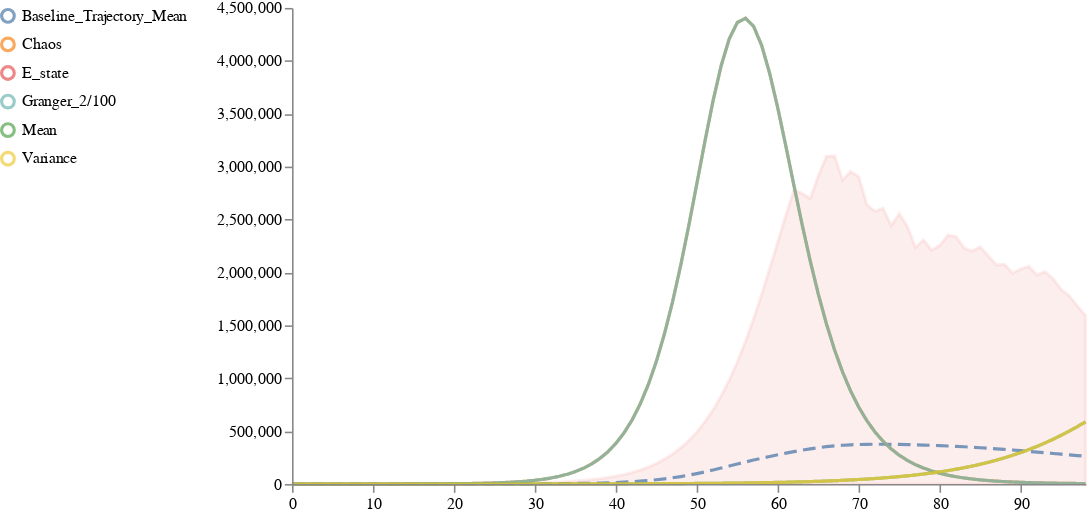

The notebook cell saved with this chart:
### Code cell
def save_result(data, name, ref_ext):
    """Save new reference files"""
    _output_root = 'output'
    mode = "w" if ref_ext == "svg" else "wb"
    with open(os.path.join(_output_root, f"{name}.{ref_ext}"), mode) as f:
        f.write(data)

result1 = pyciemss.sample(model1, end_time, logging_step_size, num_samples, start_time=start_time)

distribution = result1["data"][['timepoint_id', 'sample_id', "E_state"]]
# Plot results for all states
# schema = plots.trajectories(result1["data"], keep=".*_state")
examplary_line, trajectory_dict = pyciemss.visuals.trajectories.select_traces(distribution, kmean=True, n_cluster = 3)
examplary_line = examplary_line.reset_index()
examplary_lines_pivot = examplary_line[['examplary_line', 'mean_trajectory', 'timepoint', 'select_by']].pivot_table(
values="examplary_line", index = ["timepoint", 'mean_trajectory'], columns="select_by"
)
examplary_lines_pivot = examplary_lines_pivot.reset_index()

examplary_lines_pivot = examplary_lines_pivot.rename(columns = {'mean_trajectory': 'Baseline_Trajectory_Mean'})
display(examplary_lines_pivot.head())
schema = plots.trajectories(distribution, traces = examplary_lines_pivot, keep=["E_state", "I_state", "R_state", "D_state"])
path = "{}".format("wide")
image = plots.ipy_display(schema, format="PNG").data
save_result(image, path, "png")
plots.ipy_display(schema, format="interactive")

### Figure 1 — Vega specification as saved in the notebook (floating-point values rounded to 4 significant figures; data arrays with more than 128 entries replaced by an {"elided": "..."} marker saying what was removed)
{"$schema": "https://vega.github.io/schema/vega/v5.json", "axes": [{"name": "x_axis", "orient": "bottom", "scale": "xscale", "zindex": 100}, {"name": "y_axis", "orient": "left", "scale": "yscale", "zindex": 100}], "background": "white", "data": [{"name": "distributions", "transform": [{"sort": {"field": ["trajectory", "timepoint"]}, "type": "collect"}], "values": [{"lower": 31.82, "timepoint": 0, "trajectory": "E_state", "upper": 38.76}, {"lower": 25.71, "timepoint": 1, "trajectory": "E_state", "upper": 41.62}, {"lower": 21.05, "timepoint": 2, "trajectory": "E_state", "upper": 47.47}, {"lower": 17.4, "timepoint": 3, "trajectory": "E_state", "upper": 55.94}, {"lower": 14.48, "timepoint": 4, "trajectory": "E_state", "upper": 66.31}, {"lower": 12.1, "timepoint": 5, "trajectory": "E_state", "upper": 80.16}, {"lower": 10.15, "timepoint": 6, "trajectory": "E_state", "upper": 95.85}, {"lower": 8.539, "timepoint": 7, "trajectory": "E_state", "upper": 116.7}, {"lower": 7.193, "timepoint": 8, "trajectory": "E_state", "upper": 142.3}, {"lower": 6.073, "timepoint": 9, "trajectory": "E_state", "upper": 172.9}, {"lower": 5.141, "timepoint": 10, "trajectory": "E_state", "upper": 209.7}, {"lower": 4.357, "timepoint": 11, "trajectory": "E_state", "upper": 254.6}, {"lower": 3.694, "timepoint": 12, "trajectory": "E_state", "upper": 312.5}, {"lower": 3.134, "timepoint": 13, "trajectory": "E_state", "upper": 383.3}, {"lower": 2.659, "timepoint": 14, "trajectory": "E_state", "upper": 467.5}, {"lower": 2.257, "timepoint": 15, "trajectory": "E_state", "upper": 569.9}, {"lower": 1.916, "timepoint": 16, "trajectory": "E_state", "upper": 693.9}, {"lower": 1.627, "timepoint": 17, "trajectory": "E_state", "upper": 843.6}, {"lower": 1.381, "timepoint": 18, "trajectory": "E_state", "upper": 1026.0}, {"lower": 1.173, "timepoint": 19, "trajectory": "E_state", "upper": 1247.0}, {"lower": 0.9959, "timepoint": 20, "trajectory": "E_state", "upper": 1516.0}, {"lower": 0.8457, "timepoint": 21, "trajectory": "E_state", "upper": 1843.0}, {"lower": 0.7181, "timepoint": 22, "trajectory": "E_state", "upper": 2240.0}, {"lower": 0.6099, "timepoint": 23, "trajectory": "E_state", "upper": 2723.0}, {"lower": 0.5179, "timepoint": 24, "trajectory": "E_state", "upper": 3310.0}, {"lower": 0.4398, "timepoint": 25, "trajectory": "E_state", "upper": 4024.0}, {"lower": 0.3735, "timepoint": 26, "trajectory": "E_state", "upper": 4891.0}, {"lower": 0.3172, "timepoint": 27, "trajectory": "E_state", "upper": 5946.0}, {"lower": 0.2694, "timepoint": 28, "trajectory": "E_state", "upper": 7227.0}, {"lower": 0.2288, "timepoint": 29, "trajectory": "E_state", "upper": 8784.0}, {"lower": 0.1943, "timepoint": 30, "trajectory": "E_state", "upper": 10680.0}, {"lower": 0.165, "timepoint": 31, "trajectory": "E_state", "upper": 12970.0}, {"lower": 0.1401, "timepoint": 32, "trajectory": "E_state", "upper": 15770.0}, {"lower": 0.119, "timepoint": 33, "trajectory": "E_state", "upper": 19160.0}, {"lower": 0.1011, "timepoint": 34, "trajectory": "E_state", "upper": 23280.0}, {"lower": 0.08584, "timepoint": 35, "trajectory": "E_state", "upper": 28280.0}, {"lower": 0.07291, "timepoint": 36, "trajectory": "E_state", "upper": 34350.0}, {"lower": 0.06192, "timepoint": 37, "trajectory": "E_state", "upper": 41710.0}, {"lower": 0.05258, "timepoint": 38, "trajectory": "E_state", "upper": 50640.0}, {"lower": 0.04466, "timepoint": 39, "trajectory": "E_state", "upper": 61460.0}, {"lower": 0.03793, "timepoint": 40, "trajectory": "E_state", "upper": 74570.0}, {"lower": 0.03221, "timepoint": 41, "trajectory": "E_state", "upper": 90440.0}, {"lower": 0.02736, "timepoint": 42, "trajectory": "E_state", "upper": 109600.0}, {"lower": 0.02323, "timepoint": 43, "trajectory": "E_state", "upper": 132800.0}, {"lower": 0.01973, "timepoint": 44, "trajectory": "E_state", "upper": 160700.0}, {"lower": 0.01676, "timepoint": 45, "trajectory": "E_state", "upper": 194400.0}, {"lower": 0.01423, "timepoint": 46, "trajectory": "E_state", "upper": 234800.0}, {"lower": 0.01209, "timepoint": 47, "trajectory": "E_state", "upper": 283300.0}, {"lower": 0.01026, "timepoint": 48, "trajectory": "E_state", "upper": 341200.0}, {"lower": 0.008718, "timepoint": 49, "trajectory": "E_state", "upper": 410100.0}, {"lower": 0.007404, "timepoint": 50, "trajectory": "E_state", "upper": 491800.0}, {"lower": 0.006288, "timepoint": 51, "trajectory": "E_state", "upper": 588000.0}, {"lower": 0.00534, "timepoint": 52, "trajectory": "E_state", "upper": 700800.0}, {"lower": 0.004535, "timepoint": 53, "trajectory": "E_state", "upper": 831900.0}, {"lower": 0.003852, "timepoint": 54, "trajectory": "E_state", "upper": 982800.0}, {"lower": 0.003271, "timepoint": 55, "trajectory": "E_state", "upper": 1155000.0}, {"lower": 0.002778, "timepoint": 56, "trajectory": "E_state", "upper": 1348000.0}, {"lower": 0.00236, "timepoint": 57, "trajectory": "E_state", "upper": 1561000.0}, {"lower": 0.002004, "timepoint": 58, "trajectory": "E_state", "upper": 1792000.0}, {"lower": 0.001702, "timepoint": 59, "trajectory": "E_state", "upper": 2038000.0}, {"lower": 0.001445, "timepoint": 60, "trajectory": "E_state", "upper": 2290000.0}, {"lower": 0.001228, "timepoint": 61, "trajectory": "E_state", "upper": 2543000.0}, {"lower": 0.001043, "timepoint": 62, "trajectory": "E_state", "upper": 2779000.0}, {"lower": 0.0008855, "timepoint": 63, "trajectory": "E_state", "upper": 2747000.0}, {"lower": 0.000752, "timepoint": 64, "trajectory": "E_state", "upper": 2698000.0}, {"lower": 0.0006387, "timepoint": 65, "trajectory": "E_state", "upper": 2913000.0}, {"lower": 0.0005424, "timepoint": 66, "trajectory": "E_state", "upper": 3098000.0}, {"lower": 0.0004607, "timepoint": 67, "trajectory": "E_state", "upper": 3102000.0}, {"lower": 0.0003913, "timepoint": 68, "trajectory": "E_state", "upper": 2875000.0}, {"lower": 0.0003323, "timepoint": 69, "trajectory": "E_state", "upper": 2953000.0}, {"lower": 0.0002822, "timepoint": 70, "trajectory": "E_state", "upper": 2905000.0}, {"lower": 0.0002397, "timepoint": 71, "trajectory": "E_state", "upper": 2639000.0}, {"lower": 0.0002036, "timepoint": 72, "trajectory": "E_state", "upper": 2578000.0}, {"lower": 0.0001729, "timepoint": 73, "trajectory": "E_state", "upper": 2606000.0}, {"lower": 0.0001468, "timepoint": 74, "trajectory": "E_state", "upper": 2443000.0}, {"lower": 0.0001247, "timepoint": 75, "trajectory": "E_state", "upper": 2555000.0}, {"lower": 0.0001059, "timepoint": 76, "trajectory": "E_state", "upper": 2435000.0}, {"lower": 8.996e-05, "timepoint": 77, "trajectory": "E_state", "upper": 2236000.0}, {"lower": 7.64e-05, "timepoint": 78, "trajectory": "E_state", "upper": 2308000.0}, {"lower": 6.489e-05, "timepoint": 79, "trajectory": "E_state", "upper": 2210000.0}, {"lower": 5.511e-05, "timepoint": 80, "trajectory": "E_state", "upper": 2255000.0}, {"lower": 4.681e-05, "timepoint": 81, "trajectory": "E_state", "upper": 2351000.0}, {"lower": 3.975e-05, "timepoint": 82, "trajectory": "E_state", "upper": 2341000.0}, {"lower": 3.376e-05, "timepoint": 83, "trajectory": "E_state", "upper": 2231000.0}, {"lower": 2.867e-05, "timepoint": 84, "trajectory": "E_state", "upper": 2203000.0}, {"lower": 2.435e-05, "timepoint": 85, "trajectory": "E_state", "upper": 2242000.0}, {"lower": 2.068e-05, "timepoint": 86, "trajectory": "E_state", "upper": 2155000.0}, {"lower": 1.757e-05, "timepoint": 87, "trajectory": "E_state", "upper": 2071000.0}, {"lower": 1.492e-05, "timepoint": 88, "trajectory": "E_state", "upper": 2077000.0}, {"lower": 1.267e-05, "timepoint": 89, "trajectory": "E_state", "upper": 1993000.0}, {"lower": 1.076e-05, "timepoint": 90, "trajectory": "E_state", "upper": 2034000.0}, {"lower": 9.141e-06, "timepoint": 91, "trajectory": "E_state", "upper": 2058000.0}, {"lower": 7.763e-06, "timepoint": 92, "trajectory": "E_state", "upper": 1976000.0}, {"lower": 6.593e-06, "timepoint": 93, "trajectory": "E_state", "upper": 2007000.0}, {"lower": 5.6e-06, "timepoint": 94, "trajectory": "E_state", "upper": 1939000.0}, {"lower": 4.756e-06, "timepoint": 95, "trajectory": "E_state", "upper": 1839000.0}, {"lower": 4.039e-06, "timepoint": 96, "trajectory": "E_state", "upper": 1778000.0}, {"lower": 3.431e-06, "timepoint": 97, "trajectory": "E_state", "upper": 1683000.0}, {"lower": 2.914e-06, "timepoint": 98, "trajectory": "E_state", "upper": 1592000.0}]}, {"name": "traces", "transform": [{"expr": "isValid(datum.value)", "type": "filter"}, {"sort": {"field": ["trajectory", "timepoint"]}, "type": "collect"}], "values": {"elided": "495 records"}}, {"name": "points", "values": []}, {"name": "markers", "values": []}, {"name": "selected", "on": [{"remove": true, "trigger": "clear"}, {"remove": true, "trigger": "!shift"}, {"insert": "clicked", "trigger": "!shift && clicked"}, {"toggle": "clicked", "trigger": "shift && clicked"}]}, {"name": "selectedData", "on": [{"remove": true, "trigger": "clearData"}, {"toggle": "clickedData", "trigger": "clickedData"}]}], "height": 300, "legends": [{"encode": {"labels": {"interactive": true, "name": "legendLabel", "update": {"opacity": [{"test": "!length(data('selectedData')) || indata('selectedData', 'value', datum.value)", "value": 1}, {"value": 0.25}]}}, "symbols": {"interactive": true, "name": "legendSymbol", "update": {"fill": {"value": "transparent"}, "opacity": [{"test": "!length(data('selected')) || indata('selected', 'value', datum.value) || indata('selectedData', 'value', datum.value)", "value": 0.7}, {"value": 0.15}], "size": {"value": 64}, "strokeWidth": {"value": 2}}}}, "name": "color_legend", "orient": "left", "stroke": "color"}], "marks": [{"from": {"facet": {"data": "points", "groupby": "trajectory", "name": "points_split"}}, "marks": [{"encode": {"hover": {"fillOpacity": {"value": 0.9}}, "update": {"fill": {"field": "trajectory", "scale": "color"}, "fillOpacity": [{"test": "!length(data('selected')) || indata('selected', 'value', datum.trajectory)", "value": 0.5}, {"value": 0.15}], "size": {"value": 35}, "stroke": {"field": "trajectory", "scale": "color"}, "strokeOpacity": [{"test": "!length(data('selected')) || indata('selected', 'value', datum.trajectory)", "value": 0.75}, {"value": 0.15}], "strokeWidth": {"value": 2}, "tooltip": {"field": "value"}, "x": {"field": "timepoint", "scale": "xscale"}, "y": {"field": "value", "scale": "yscale"}}}, "from": {"data": "points_split"}, "name": "_points_symbol", "type": "symbol", "zindex": 3}, {"encode": {"hover": {"fillOpacity": {"value": 0.9}}, "update": {"interpolate": {"value": "linear"}, "stroke": {"field": "trajectory", "scale": "color"}, "strokeDash": {"value": [5, 3]}, "strokeOpacity": [{"test": "!length(data('selected')) || indata('selected', 'value', datum.trajectory)", "value": 0.3}, {"value": 0.1}], "strokeWidth": {"value": 2}, "x": {"field": "timepoint", "scale": "xscale"}, "y": {"field": "value", "scale": "yscale"}}}, "from": {"data": "points_split"}, "name": "_points_line", "type": "line", "zindex": 3}], "name": "_points", "type": "group", "zindex": 3}, {"from": {"facet": {"data": "traces", "groupby": "trajectory", "name": "traces_split"}}, "marks": [{"encode": {"hover": {"fillOpacity": {"value": 0.9}}, "update": {"interpolate": {"value": "linear"}, "stroke": {"field": "trajectory", "scale": "color"}, "strokeDash": [{"test": "indexof(datum.trajectory, 'aseline') == -1", "value": [1, 0]}, {"value": [8, 4]}], "strokeOpacity": [{"test": "!length(data('selected')) || indata('selected', 'value', datum.trajectory)", "value": 0.75}, {"value": 0.15}], "strokeWidth": {"value": 2}, "x": {"field": "timepoint", "scale": "xscale"}, "y": {"field": "value", "scale": "yscale"}}}, "from": {"data": "traces_split"}, "name": "_traces_lines", "type": "line"}], "name": "_traces", "type": "group", "zindex": 2}, {"from": {"facet": {"data": "distributions", "groupby": "trajectory", "name": "trajectory_split"}}, "marks": [{"encode": {"hover": {"fillOpacity": {"value": 0.9}}, "update": {"fill": {"field": "trajectory", "scale": "color"}, "fillOpacity": [{"test": "!length(data('selected')) || indata('selected', 'value', datum.trajectory)", "value": 0.1}, {"value": 0.05}], "interpolate": {"value": "linear"}, "stroke": {"field": "trajectory", "scale": "color"}, "strokeOpacity": [{"test": "!length(data('selected')) || indata('selected', 'value', datum.trajectory)", "value": 0.1}, {"value": 0.05}], "strokeWidth": {"value": 2}, "x": {"field": "timepoint", "scale": "xscale"}, "y": {"field": "upper", "scale": "yscale"}, "y2": {"field": "lower", "scale": "yscale"}}}, "from": {"data": "trajectory_split"}, "interactive": true, "name": "area", "type": "area"}], "name": "_distributions", "type": "group", "zindex": 1}, {"marks": [{"encode": {"enter": {"stroke": {"value": "lightgray"}}, "update": {"opacity": {"value": 1}, "x": {"field": "timepoint", "scale": "xscale"}, "y": {"signal": "height"}, "y2": {"value": 0}}}, "from": {"data": "markers"}, "name": "_marker text", "type": "rule"}, {"encode": {"enter": {"fontSize": {"value": 8}, "text": {"field": "datum.label"}, "y": {"value": 0}}}, "from": {"data": "_marker text"}, "name": "_marker flags", "transform": [{"as": ["x", "_y", "opacity", "align", "baseline"], "lineAnchor": "start", "offset": [1], "size": {"signal": "[width, height]"}, "type": "label"}], "type": "text"}], "name": "_markers", "type": "group"}], "scales": [{"domain": {"fields": [{"data": "distributions", "field": "timepoint"}, {"data": "traces", "field": "timepoint"}, {"data": "points", "field": "timepoint"}, {"data": "markers", "field": "timepoint"}]}, "name": "xscale", "range": "width", "type": "linear", "zero": false}, {"domain": {"fields": [{"data": "distributions", "field": "lower"}, {"data": "distributions", "field": "upper"}, {"data": "traces", "field": "value"}, {"data": "points", "field": "value"}]}, "name": "yscale", "nice": true, "range": "height", "type": "linear", "zero": true}, {"domain": {"fields": [{"data": "distributions", "field": "trajectory"}, {"data": "traces", "field": "trajectory"}, {"data": "points", "field": "trajectory"}], "sort": {"order": "ascending"}}, "name": "color", "range": "category", "type": "ordinal"}], "signals": [{"name": "clear", "on": [{"events": "mouseup[!event.item]", "force": true, "update": "true"}], "value": true}, {"name": "shift", "on": [{"events": "@legendSymbol:click, @legendLabel:click", "force": true, "update": "event.shiftKey"}], "value": false}, {"name": "clicked", "on": [{"events": "@legendSymbol:click, @legendLabel:click", "force": true, "update": "{value: datum.value}"}], "value": null}, {"name": "clearData", "on": [{"events": "mouseup[!event.item]", "force": true, "update": "true"}], "value": true}, {"name": "clickedData", "on": [{"events": "@area:click", "force": true, "update": "{value: datum.trajectory}"}], "value": null}], "width": 500}
